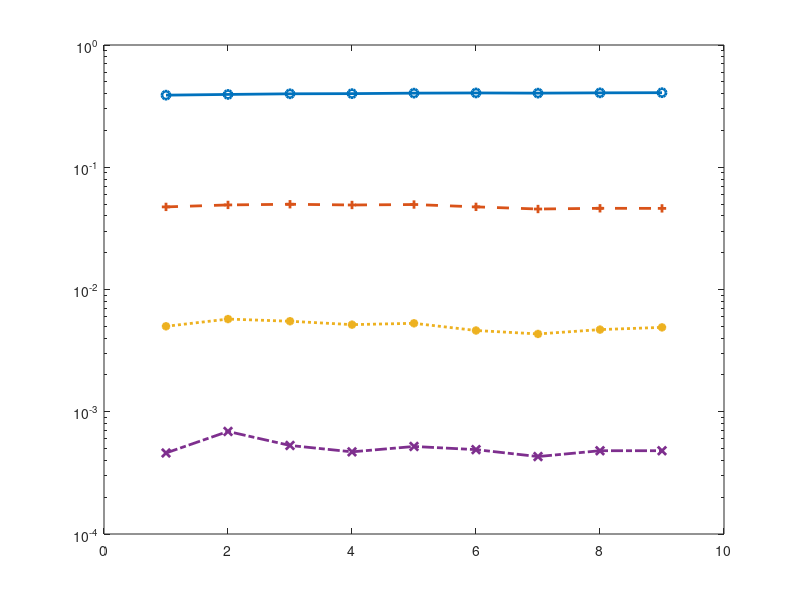

The MATLAB script that drew this image: (Note: this script raises an error after producing the figure.)
clear; close all; clc
textSize = 16;
linewid = 1;

epiIn2 = [0.38882 0.3941 0.39887 0.40014 0.40382 0.40535 0.40387 0.40614 0.40731];
epiIn4 = [0.04739 0.04918 0.04981 0.04913 0.04955 0.04743 0.04553 0.04616 0.04608];
epiIn6 = [0.005 0.00573 0.0055 0.00516 0.00529 0.00462 0.00433 0.0047 0.0049];
epiIn8 = [0.00046 0.00069 0.00053 0.00047 0.00052 0.00049 0.00043 0.00048 0.00048];

kle = [1, 2, 3, 4, 5, 6, 7, 8, 9];

figure(1)

semilogy(kle, epiIn2, 'o-', 'LineWidth',2)
hold on
semilogy(kle, epiIn4, '+--', 'LineWidth',2)
hold on
semilogy(kle, epiIn6, '*:', 'LineWidth',2)
hold on
semilogy(kle, epiIn8, 'x-.', 'LineWidth',2)
hold on
% semilogy(kle, epiIn10, 'd-', 'LineWidth',2)
% hold on

ax = gca;
ax.YAxis.FontSize = 13;
ax.XAxis.FontSize = 13;
ax.YAxis.FontWeight = 'bold';
ax.XAxis.FontWeight = 'bold';
ax.LineWidth = 1;
xlim([0.5 9.5]);
ylim([3e-4 10]);
legd=legend('n=2', 'n=4', 'n=6', 'n=8', 'FontSize',textSize, 'FontWeight','bold', 'Location','northeast');
xlabel('Episode Length', 'FontSize', 15, 'FontWeight','bold')
ylabel('Prob.', 'FontSize',15, 'FontWeight','bold')
grid on
ax.XGrid = 'on';
ax.YMinorGrid = 'off';
ax.YMinorTick = "off";

% for i=1:length(epiIn2)
%     text(kle(i),epiIn2(i),num2str(epiIn2(i), '%.3g'), 'FontWeight','bold', 'HorizontalAlignment', 'center', 'VerticalAlignment', 'bottom')

%     text(kle(i),epiIn2(i),num2str(epiImpbm(i), '%.2g'), 'FontWeight','bold', 'Color','#0072BD', 'HorizontalAlignment', 'center', 'VerticalAlignment', 'bottom')
%     text(kle(i),epiIn4(i),num2str(epilmpdct(i), '%.2g'), 'FontWeight','bold', 'Color', '#D95319', 'HorizontalAlignment', 'center', 'VerticalAlignment', 'bottom')
%      text(kle(i),epiIn2(i),num2str(epiImpis(i), '%.2g'), 'FontWeight','bold', 'Color', '#EDB120', 'HorizontalAlignment', 'center', 'VerticalAlignment', 'bottom')
% end
set(legd,'NumColumns',2,'FontWeight','bold','FontSize',16);
print('epiinc_norm','-depsc')